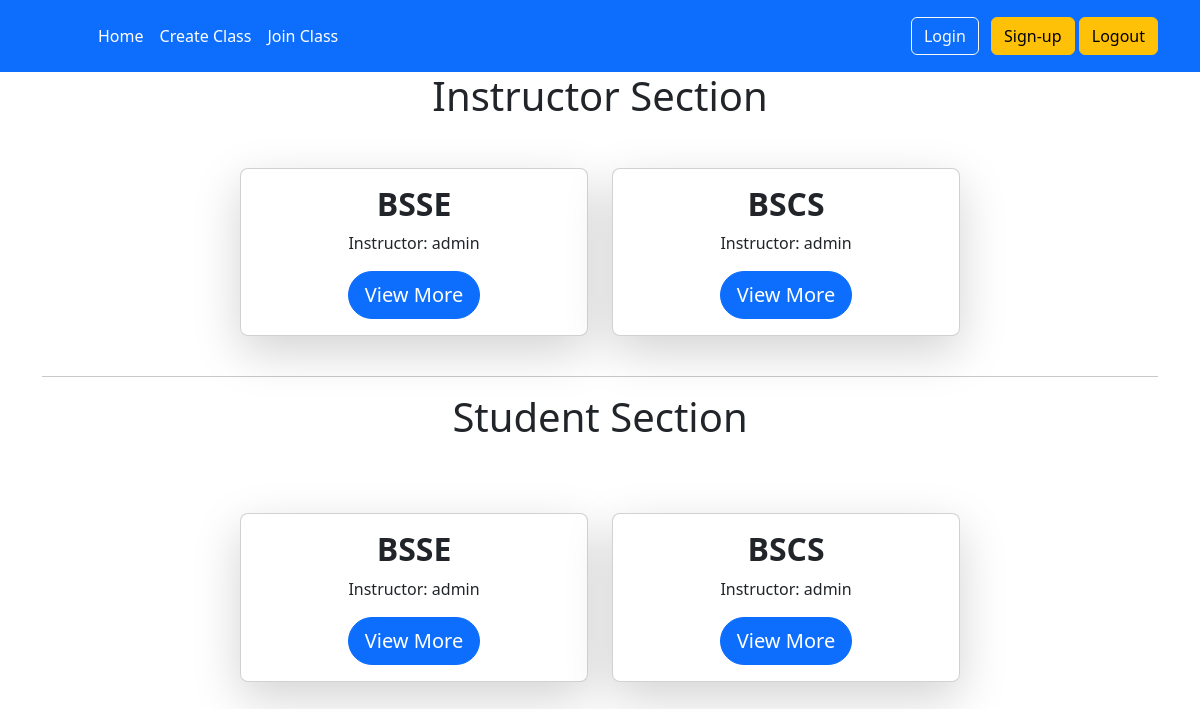
Before: / (signed in) with the older database file.
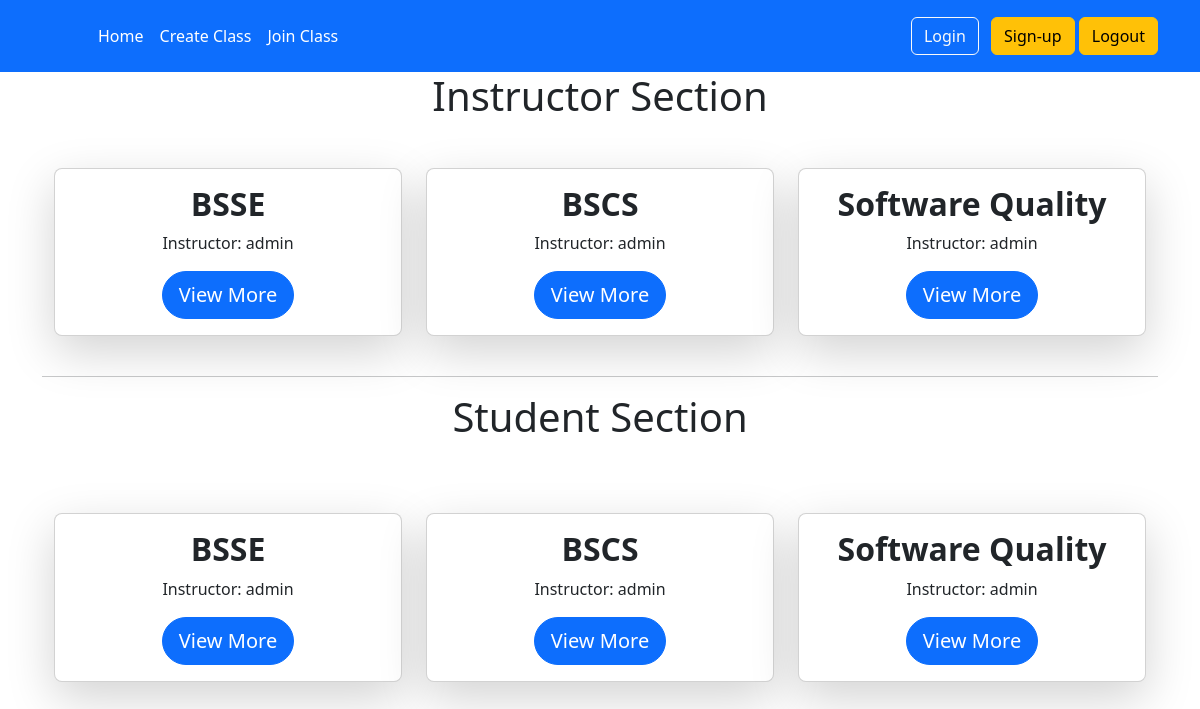
After: the same page with the newer database file.
### authz/models.py (models this page shows)
class GoogleClass(models.Model):
    class_name = models.CharField(max_length=255)
    class_code = models.CharField(max_length=100)
    instructor = models.ForeignKey(User, null=True, blank=True ,on_delete=models.CASCADE)
    def __str__(self):
        return self.class_name

### home/views/home_view.py (the view)
# urls.py: path('',include('home.urls')),
def home(request):
    current_user = request.user
    googlcls = GoogleClass.objects.filter(instructor__username = current_user)
    googlclss = GoogleClass.objects.filter(classinstructor__name__username = current_user)
    print(googlclss)
    context = {
        'classs': googlcls,
        'std': googlclss,
    }
    return render(request,'home.html',context)

### templates/home.html (shortened to what this page needs)
{% extends "base.html" %}
{% block content %}
<h1 class="text-center">Instructor Section</h1>
<div class="container mt-5">
    <div class="row justify-content-center">
        {% for clas in classs %}
        <div class="col-md-4 mb-4">
            <div class="card shadow-lg rounded-3">
                <div class="card-body text-center">
                    <h2 class="card-title fw-bold">{{ clas.class_name }}</h2>
                    <p class="card-text">Instructor: {{ clas.instructor.username }}</p>
                    <a href="{% url 'resource' clas.id %}" class="btn btn-primary btn-lg rounded-pill">View More</a>
                </div>
            </div>
        </div>
        {% endfor %}
    </div>
</div>
<hr>
<h1 class="text-center">Student Section</h1>
<div class="container mt-5">
    <div class="row justify-content-center">
        {% for stds in std %}
        <div class="col-md-4 mt-4">
            <div class="card shadow-lg rounded-3">
                <div class="card-body text-center">
                    <h2 class="card-title fw-bold">{{ stds.class_name }}</h2>
                    <p class="card-text">Instructor: {{ stds.instructor.username }}</p>
                    <a href="{% url 'resource' stds.id %}" class="btn btn-primary btn-lg rounded-pill">View More</a>
                </div>
            </div>
        </div>
        {% endfor %}
    </div>
</div>
{% endblock content %}

Changed rows visible on the page:
added GoogleClass: class_name "Software Quality", instructor.username "admin"
